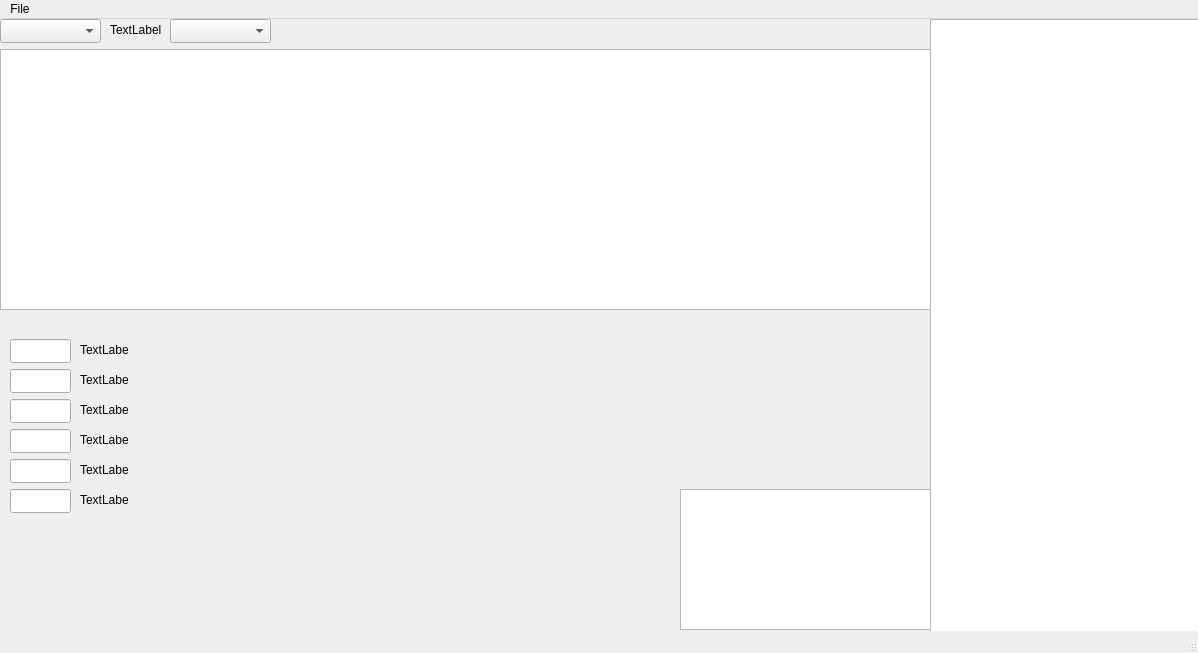
<?xml version="1.0" encoding="UTF-8"?>
<ui version="4.0">
 <class>MainWindow</class>
 <widget class="QMainWindow" name="MainWindow">
  <property name="geometry">
   <rect>
    <x>0</x>
    <y>0</y>
    <width>1198</width>
    <height>653</height>
   </rect>
  </property>
  <property name="windowTitle">
   <string>MainWindow</string>
  </property>
  <widget class="QWidget" name="centralwidget">
   <widget class="QTextEdit" name="textEdit">
    <property name="geometry">
     <rect>
      <x>680</x>
      <y>470</y>
      <width>251</width>
      <height>141</height>
     </rect>
    </property>
   </widget>
   <widget class="QTextEdit" name="field">
    <property name="geometry">
     <rect>
      <x>0</x>
      <y>30</y>
      <width>931</width>
      <height>261</height>
     </rect>
    </property>
   </widget>
   <widget class="QTextEdit" name="classjson">
    <property name="geometry">
     <rect>
      <x>930</x>
      <y>0</y>
      <width>271</width>
      <height>631</height>
     </rect>
    </property>
   </widget>
   <widget class="QLabel" name="classe">
    <property name="geometry">
     <rect>
      <x>110</x>
      <y>0</y>
      <width>91</width>
      <height>21</height>
     </rect>
    </property>
    <property name="text">
     <string>TextLabel</string>
    </property>
   </widget>
   <widget class="QComboBox" name="classbox">
    <property name="geometry">
     <rect>
      <x>0</x>
      <y>0</y>
      <width>101</width>
      <height>24</height>
     </rect>
    </property>
   </widget>
   <widget class="QComboBox" name="levelbox">
    <property name="geometry">
     <rect>
      <x>170</x>
      <y>0</y>
      <width>101</width>
      <height>24</height>
     </rect>
    </property>
   </widget>
   <widget class="QLineEdit" name="str">
    <property name="geometry">
     <rect>
      <x>10</x>
      <y>320</y>
      <width>61</width>
      <height>24</height>
     </rect>
    </property>
   </widget>
   <widget class="QLineEdit" name="dex">
    <property name="geometry">
     <rect>
      <x>10</x>
      <y>350</y>
      <width>61</width>
      <height>24</height>
     </rect>
    </property>
   </widget>
   <widget class="QLineEdit" name="cos">
    <property name="geometry">
     <rect>
      <x>10</x>
      <y>380</y>
      <width>61</width>
      <height>24</height>
     </rect>
    </property>
   </widget>
   <widget class="QLineEdit" name="int_2">
    <property name="geometry">
     <rect>
      <x>10</x>
      <y>410</y>
      <width>61</width>
      <height>24</height>
     </rect>
    </property>
   </widget>
   <widget class="QLineEdit" name="wis">
    <property name="geometry">
     <rect>
      <x>10</x>
      <y>440</y>
      <width>61</width>
      <height>24</height>
     </rect>
    </property>
   </widget>
   <widget class="QLineEdit" name="cha">
    <property name="geometry">
     <rect>
      <x>10</x>
      <y>470</y>
      <width>61</width>
      <height>24</height>
     </rect>
    </property>
   </widget>
   <widget class="QLabel" name="lstr">
    <property name="geometry">
     <rect>
      <x>80</x>
      <y>320</y>
      <width>49</width>
      <height>21</height>
     </rect>
    </property>
    <property name="text">
     <string>TextLabel</string>
    </property>
   </widget>
   <widget class="QLabel" name="ldex">
    <property name="geometry">
     <rect>
      <x>80</x>
      <y>350</y>
      <width>49</width>
      <height>21</height>
     </rect>
    </property>
    <property name="text">
     <string>TextLabel</string>
    </property>
   </widget>
   <widget class="QLabel" name="lcos">
    <property name="geometry">
     <rect>
      <x>80</x>
      <y>380</y>
      <width>49</width>
      <height>21</height>
     </rect>
    </property>
    <property name="text">
     <string>TextLabel</string>
    </property>
   </widget>
   <widget class="QLabel" name="lint">
    <property name="geometry">
     <rect>
      <x>80</x>
      <y>410</y>
      <width>49</width>
      <height>21</height>
     </rect>
    </property>
    <property name="text">
     <string>TextLabel</string>
    </property>
   </widget>
   <widget class="QLabel" name="lwis">
    <property name="geometry">
     <rect>
      <x>80</x>
      <y>440</y>
      <width>49</width>
      <height>21</height>
     </rect>
    </property>
    <property name="text">
     <string>TextLabel</string>
    </property>
   </widget>
   <widget class="QLabel" name="lcha">
    <property name="geometry">
     <rect>
      <x>80</x>
      <y>470</y>
      <width>49</width>
      <height>21</height>
     </rect>
    </property>
    <property name="text">
     <string>TextLabel</string>
    </property>
   </widget>
  </widget>
  <widget class="QMenuBar" name="menubar">
   <property name="geometry">
    <rect>
     <x>0</x>
     <y>0</y>
     <width>1198</width>
     <height>21</height>
    </rect>
   </property>
   <widget class="QMenu" name="menuFile">
    <property name="title">
     <string>File</string>
    </property>
    <addaction name="actionParsing"/>
   </widget>
   <addaction name="menuFile"/>
  </widget>
  <widget class="QStatusBar" name="statusbar"/>
  <action name="actionParsing">
   <property name="text">
    <string>Parsing</string>
   </property>
  </action>
 </widget>
 <resources/>
 <connections/>
</ui>
